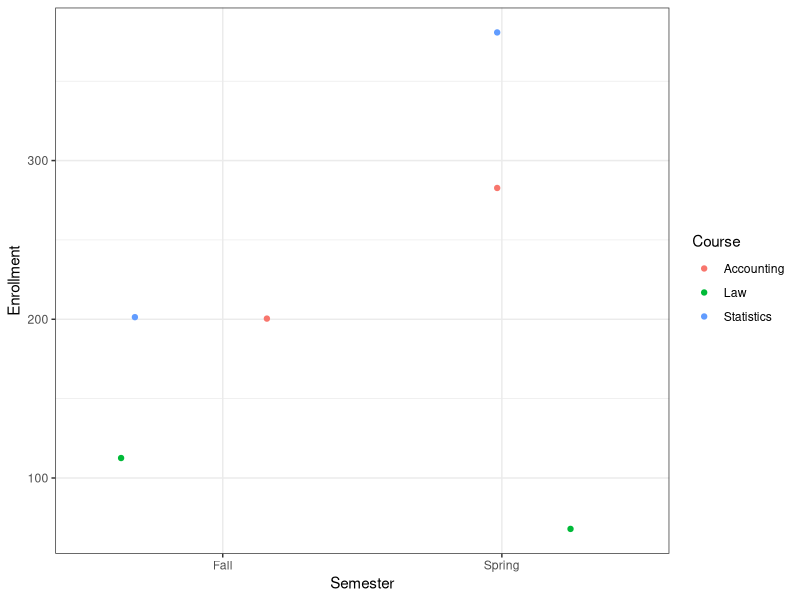
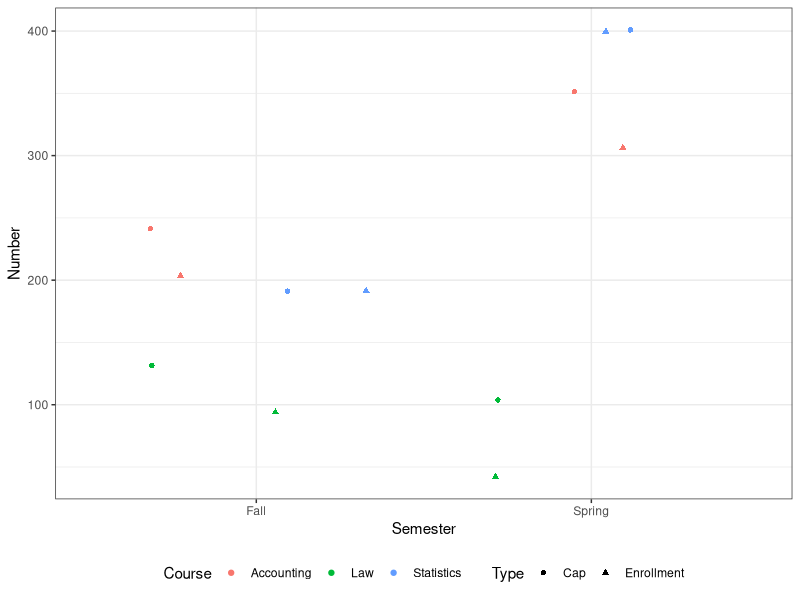

R code for these plots, in order:
## ---- chunk 1
#| echo: false
#| warning: false
#| message: false
library(tidyverse)
library(palmerpenguins)
## ---- chunk 2
#| echo: false
#| message: false
#| warning: false
library(tidyverse)
D <- tribble(
    ~Semester, ~Course,      ~Enrollment, ~Cap,
       "Fall", "Accounting",         200,  250,
       "Fall", "Law",                100,  125,
       "Fall", "Statistics",         200,  200,
     "Spring", "Accounting",         300,  350,
     "Spring", "Law",                50,   100,
     "Spring", "Statistics",         400,  400
)
## ---- chunk 3
#| echo: false
print(D)
## ---- chunk 4
#| echo: true
ggplot(D, aes(x=Semester, y=Enrollment, color=Course)) +
    geom_jitter() + theme_bw()
## ---- chunk 5
#| echo: false
D2 <- tribble(
    ~Semester, ~Course,      ~Number, ~Type,
       "Fall", "Accounting",     200, "Enrollment",
       "Fall", "Accounting",     250, "Cap",
       "Fall", "Law",        100, "Enrollment",
       "Fall", "Law",        125, "Cap",
       "Fall", "Statistics", 200, "Enrollment",
       "Fall", "Statistics", 200, "Cap",
       "Spring", "Accounting",     300, "Enrollment",
       "Spring", "Accounting",     350, "Cap",
       "Spring", "Law",        50, "Enrollment",
       "Spring", "Law",        100, "Cap",
       "Spring", "Statistics", 400, "Enrollment",
       "Spring", "Statistics", 400, "Cap"
)
print(D2)
## ---- chunk 6
#| echo: true
ggplot(D2, aes(x=Semester, y=Number, shape=Type, color=Course)) +
    geom_jitter() + theme_bw() + theme(legend.position = "bottom")
## ---- chunk 7
#| echo: false
pivot_longer(D, 
             cols=c(Enrollment, Cap), 
             names_to="Type",  # Quote since not a current column
             values_to="Number") |>
    print(n=3)
## ---- chunk 8
#| echo: true
pivot_wider(D2, 
            id_cols = c(Semester, Course), 
            values_from = Number, 
            names_from = Type)
